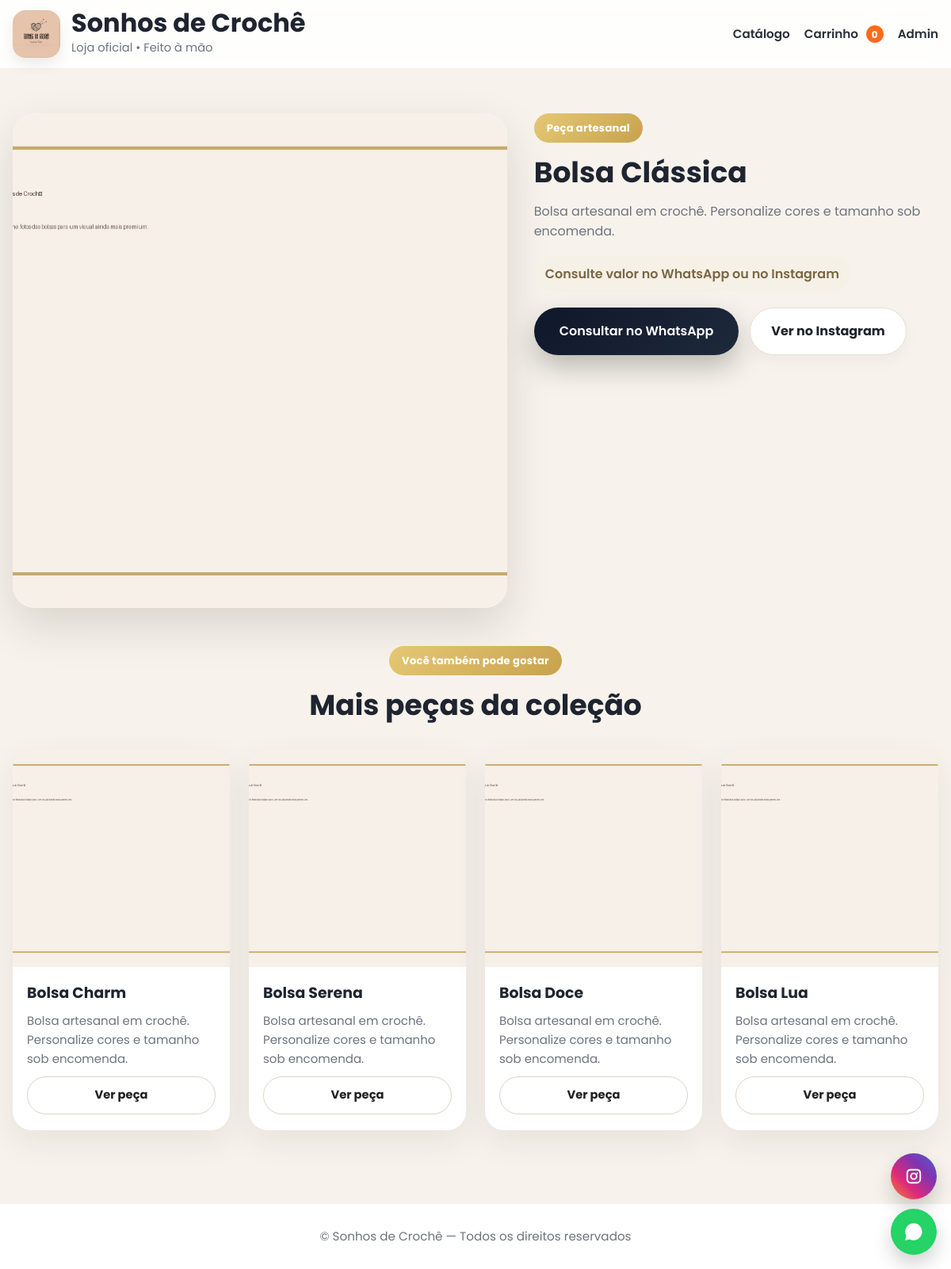
Screenshot of /produto/20 with the database file from the repository.
### app.py (models this page shows)
class Product(db.Model):
    id = db.Column(db.Integer, primary_key=True)
    name = db.Column(db.String(200), nullable=False)
    description = db.Column(db.Text, default="")
    image = db.Column(db.String(300), default="")
    is_active = db.Column(db.Boolean, default=True)
    created_at = db.Column(db.DateTime, default=datetime.utcnow)
    images = db.relationship(
        "ProductImage",
        backref="product",
        cascade="all, delete-orphan",
        lazy=True
    )

### app.py (the view)
    @app.route("/produto/<int:product_id>")
    def product_detail(product_id):
        product = Product.query.get_or_404(product_id)
        if not product.is_active:
            abort(404)
        related_products = (
            Product.query
            .filter(Product.id != product.id, Product.is_active.is_(True))
            .order_by(Product.created_at.desc())
            .limit(4)
            .all()
        )
        return render_template(
            "product_detail.html",
            product=product,
            related_products=related_products
        )

### templates/product_detail.html (shortened to what this page needs)
{% extends "base.html" %}
{% block content %}
<section class="product-page">
  <div class="container product-page-grid">
    <div class="product-gallery">
      <div class="product-main-image">
        {% if product.image %}
          <img src="{{ url_for('static', filename='uploads/' + product.image) }}" alt="{{ product.name }}">
        {% else %}
          <img src="{{ url_for('static', filename='img/placeholder.jpg') }}" alt="{{ product.name }}">
        {% endif %}
      </div>
    </div>
    <div class="product-content">
      <span class="eyebrow">Peça artesanal</span>
      <h1>{{ product.name }}</h1>
      <p class="product-detail-desc">
        {{ product.description }}
      </p>
      <div class="product-detail-note">
        Consulte valor no WhatsApp ou no Instagram
      </div>
      <div class="product-detail-actions">
        <a href="https://wa.me/5579996897122?text=Olá, tenho interesse na peça {{ product.name }}"
           target="_blank"
           class="btn btn-dark">
          Consultar no WhatsApp
        </a>
        <a href="https://instagram.com/sonhosdecroche_byevanice"
           target="_blank"
           class="btn btn-light">
          Ver no Instagram
        </a>
      </div>
    </div>
  </div>
</section>
<section class="related-products">
  <div class="container">
    <div class="section-head">
      <span class="eyebrow">Você também pode gostar</span>
      <h2>Mais peças da coleção</h2>
    </div>
    <div class="products-v3-grid">
      {% for p in related_products %}
      <article class="product-v3-card">
        <a href="{{ url_for('product_detail', product_id=p.id) }}" class="product-v3-image">
          {% if p.image %}
            <img src="{{ url_for('static', filename='uploads/' + p.image) }}" alt="{{ p.name }}">
          {% else %}
            <img src="{{ url_for('static', filename='img/placeholder.jpg') }}" alt="{{ p.name }}">
          {% endif %}
        </a>
        <div class="product-v3-body">
          <h3>{{ p.name }}</h3>
          <p class="product-v3-desc">
            {{ (p.description[:90] ~ '...') if p.description and p.description|length > 90 else p.description }}
          </p>
          <div class="product-v3-actions">
            <a href="{{ url_for('product_detail', product_id=p.id) }}" class="btn btn-outline btn-small">
              Ver peça
            </a>
          </div>
        </div>
      </article>
      {% endfor %}
    </div>
  </div>
</section>
{% endblock %}

### static/css/premium.css (style rules this page uses)
:root { --bg:#f7f3ec; --surface:#ffffff; --surface-soft:#fbf8f2; --text:#1f2430; --muted:#6e7380; --gold:#c8a24e; --gold-dark:#b88f39; --line:#e8dfd0; --shadow:0 14px 40px rgba(33, 24, 9, .08); --shadow-hover:0 22px 56px rgba(33, 24, 9, .14); --radius:28px; }
* { margin:0; padding:0; box-sizing:border-box; }
html { scroll-behavior:smooth; }
body { font-family:'Poppins',sans-serif; background:var(--bg); color:var(--text); line-height:1.6; }
img { display:block; max-width:100%; }
a { color:inherit; }
.container { width:min(1200px, calc(100% - 32px)); margin:0 auto; }
section { padding:74px 0; }
.eyebrow { display:inline-flex; align-items:center; justify-content:center; padding:8px 16px; border-radius:999px; background:linear-gradient(135deg,#e5c874,var(--gold)); color:#fff; font-size:.82rem; font-weight:700; letter-spacing:.02em; margin-bottom:18px; }
.section-head { max-width:760px; margin:0 auto 36px; text-align:center; }
.section-head h2 { font-size:clamp(2rem, 3vw, 2.7rem); line-height:1.12; margin-bottom:10px; }
.btn { display:inline-flex; align-items:center; justify-content:center; text-decoration:none; border:none; cursor:pointer; transition:.25s ease; font-weight:700; }
.btn-dark { background:linear-gradient(135deg,#0f172a,#1e293b); color:white; padding:16px 32px; border-radius:40px; font-weight:600; box-shadow:0 15px 35px rgba(0,0,0,.25); transition:.3s; }
.btn-light { background:#fff; color:#21242d; padding:16px 26px; border-radius:999px; border:1px solid var(--line); box-shadow:0 8px 18px rgba(0,0,0,.04); }
.btn-outline { background:transparent; color:#222; border:1px solid #ddd3c4; padding:11px 16px; border-radius:999px; }
.btn-small { font-size:.92rem; padding:11px 16px; }
.products-v3-grid { display:grid; grid-template-columns:repeat(4,1fr); gap:24px; }
.product-v3-card { background:var(--surface); border-radius:24px; overflow:hidden; box-shadow:var(--shadow); transition:.3s ease; }
.product-v3-image { display:block; background:#efe7d9; }
.product-v3-image img { width:100%; aspect-ratio:1 / 1; object-fit:cover; }
.product-v3-body { padding:18px 18px 20px; }
.product-v3-body h3 { font-size:1.18rem; margin-bottom:8px; }
.product-v3-desc { color:var(--muted); font-size:.94rem; min-height:72px; margin-bottom:10px; }
.product-v3-actions { display:flex; flex-direction:column; gap:10px; }
.product-page { padding:56px 0 22px; }
.product-page-grid { display:grid; grid-template-columns:1.1fr .9fr; gap:34px; align-items:start; }
.product-main-image { background:#fff; border-radius:28px; overflow:hidden; box-shadow:var(--shadow-hover); }
.product-main-image img { width:100%; aspect-ratio:1 / 1; object-fit:cover; }
.product-content h1 { font-size:clamp(2rem, 3vw, 3rem); line-height:1.1; margin-bottom:16px; }
.product-detail-desc { color:var(--muted); font-size:1rem; margin-bottom:18px; }
.product-detail-note { display:inline-block; padding:10px 14px; border-radius:999px; background:#f6f1e7; color:#7b6743; font-weight:600; margin-bottom:20px; }
.product-detail-actions { display:flex; gap:14px; flex-wrap:wrap; }
.related-products { padding-top:26px; padding-bottom:92px; }

### rows the page displays
Product: name "Bolsa Clássica", description "Bolsa artesanal em crochê. Personalize cores e tamanho sob encomenda."
Product: name "Bolsa Charm", description "Bolsa artesanal em crochê. Personalize cores e tamanho sob encomenda."
Product: name "Bolsa Serena", description "Bolsa artesanal em crochê. Personalize cores e tamanho sob encomenda."
Product: name "Bolsa Doce", description "Bolsa artesanal em crochê. Personalize cores e tamanho sob encomenda."
Product: name "Bolsa Lua", description "Bolsa artesanal em crochê. Personalize cores e tamanho sob encomenda."

### other values shown
{{ STORE_NAME() }} "Sonhos de Crochê"
{{ cart_count() }} "0"
